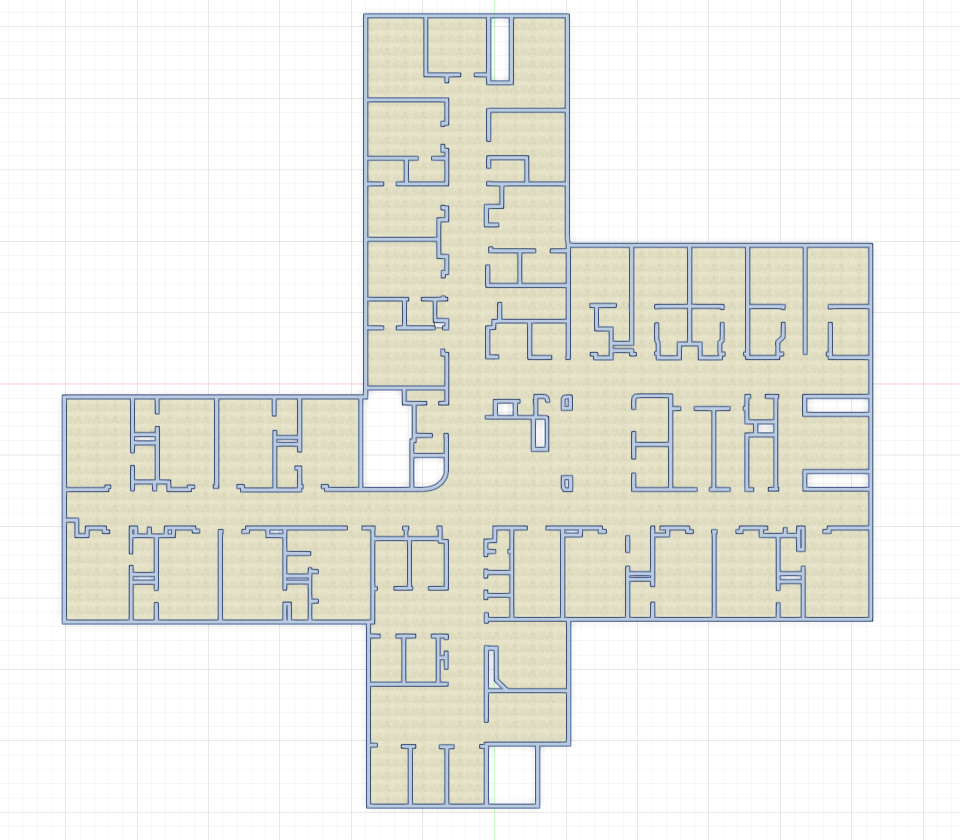
#> input picture maps/FA3/FA3_Top_View.png, 1920 x 1680 px, found by its file name (shown at 1/2 size)
$ python map_generator.py --map_vis_path ../maps/FA3/FA3_Top_View.png --comparison_vis_path ../maps/FA3/FA3_Top_View.png
#> lines starting #> are read from the running program, lines starting #| are printed output that depends on the picture; after the words box and inside, x2 and y2 are one past the last pixel; in counts of white or black regions, pixels touching at a corner belong together
import argparse
import cv2
import numpy as np
import matplotlib.pyplot as plt

class MapGenerator:
    def __init__(self, image_path: str, map_vis_path: str, comparison_vis_path: str, factor: int = 2, meters_per_pixel: float = 0.03534):
        self.image_path = image_path
        self.map_vis_path = map_vis_path
        self.comparison_vis_path = comparison_vis_path
        self.factor = factor
        self.meters_per_pixel = meters_per_pixel
        try:
            self.image, self.height, self.width = self._read_image()
        except Exception as e:
            print(f"Error reading image: {e}")

        self.map = self._detect_free_space()
        self.coarse = self._downsample_occupancy_maxpool()
        self.meters_per_cell = self.meters_per_pixel * self.factor
        print(f"Coarse map shape: {self.coarse.shape}, meters per cell: {self.meters_per_cell:.4f}")

    def _read_image(self):
        image = cv2.imread(self.image_path)
#> image is the input picture: shape (1680, 1920, 3); mean B, G, R 228.4, 235.5, 235.2
        height, width = image.shape[:2]
#> height = 1680; width = 1920
#> in __init__, `self.image, self.height, self.width = self._read_image()`: self.height = 1680; self.width = 1920

        return image, height, width

    def _detect_free_space(self):
        hsv = cv2.cvtColor(self.image, cv2.COLOR_BGR2HSV)
#> hsv: shape (1680, 1920, 3); mean H, S, V 18, 16.8, 238.7

        cy0, cy1 = int(self.height*0.30), int(self.height*0.70)
#> cy0 = 504; cy1 = 1176
        cx0, cx1 = int(self.width*0.30), int(self.width*0.70)
#> cx0 = 576; cx1 = 1344
        center_patch = hsv[cy0:cy1, cx0:cx1].reshape(-1, 3)

        # Use robust percentiles from the center to capture the beige texture range
        lowH, lowS, lowV = np.percentile(center_patch, 5, axis=0)
#> lowH = 0; lowS = 0; lowV = 165
        hiH,  hiS,  hiV  = np.percentile(center_patch, 95, axis=0)
#> hiH = 108; hiS = 69; hiV = 255

        # Add a small safety margin; clamp to HSV limits (OpenCV Hue in [0,179])
        padH, padS, padV = 5, 15, 15
        floor_low  = np.array([max(0,   lowH - padH), max(0,   lowS - padS), max(0,   lowV - padV)], dtype=np.uint8)
#> floor_low = [0, 0, 150]
        floor_high = np.array([min(179, hiH  + padH), min(255, hiS  + padS), min(255, hiV  + padV)], dtype=np.uint8)
#> floor_high = [113, 84, 255]

        floor_mask = cv2.inRange(hsv, floor_low, floor_high) # 255 on floor, 0 elsewhere
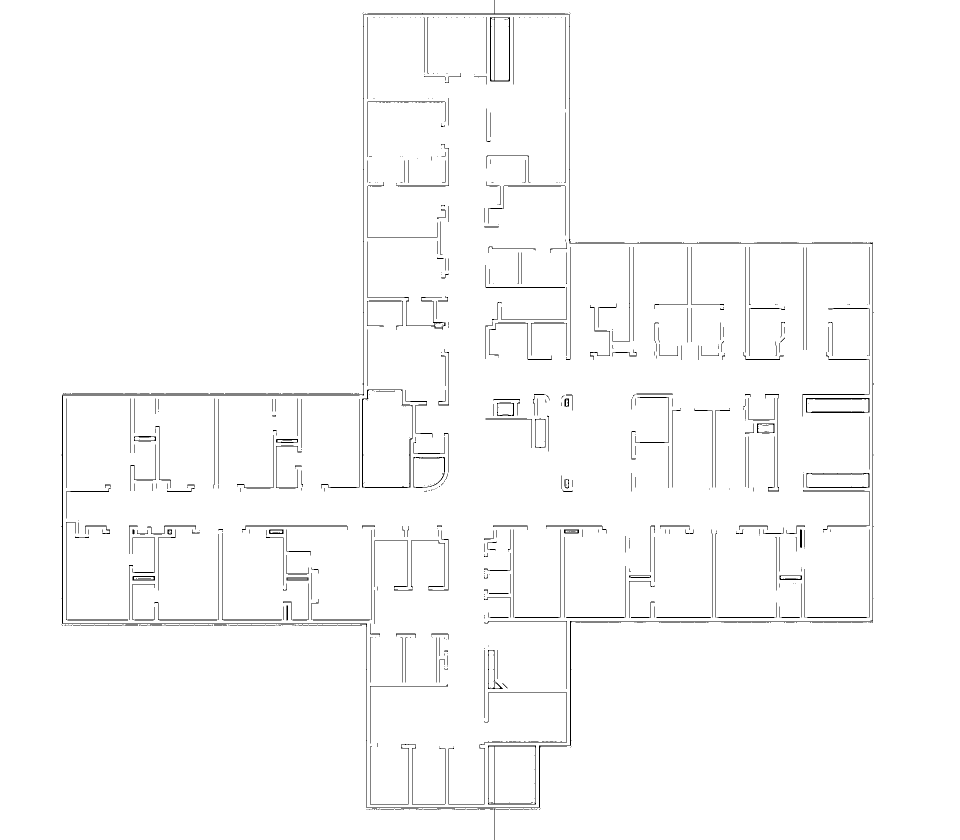
#> floor_mask: shape (1680, 1920) (shown at 1/2 size); 98.4% white; black in thin lines or dots, all inside (x1, y1, x2, y2) = (122, 0, 1748, 1680)

        # Fixed, tight-ish blue range: adjust if your blueprint's blue differs.
        blue_low  = np.array([95, 60, 50], dtype=np.uint8)   # H in [95, 135] ≈ blue; S,V thresholds keep only the colored ink
        blue_high = np.array([135, 255, 255], dtype=np.uint8)
        wall_mask = cv2.inRange(hsv, blue_low, blue_high)    # 255 on walls (exact pixels)
#> wall_mask: shape (1680, 1920); 3.3% white; 35 white regions (1 under 20 px), largest, box (x1, y1, x2, y2) and area: (132, 34, 1739, 1609) 74461, (123, 26, 1747, 1618) 14481, (1262, 787, 1396, 984) 2751

        floor_mask[wall_mask > 0] = 0  # Remove any wall pixels from floor mask
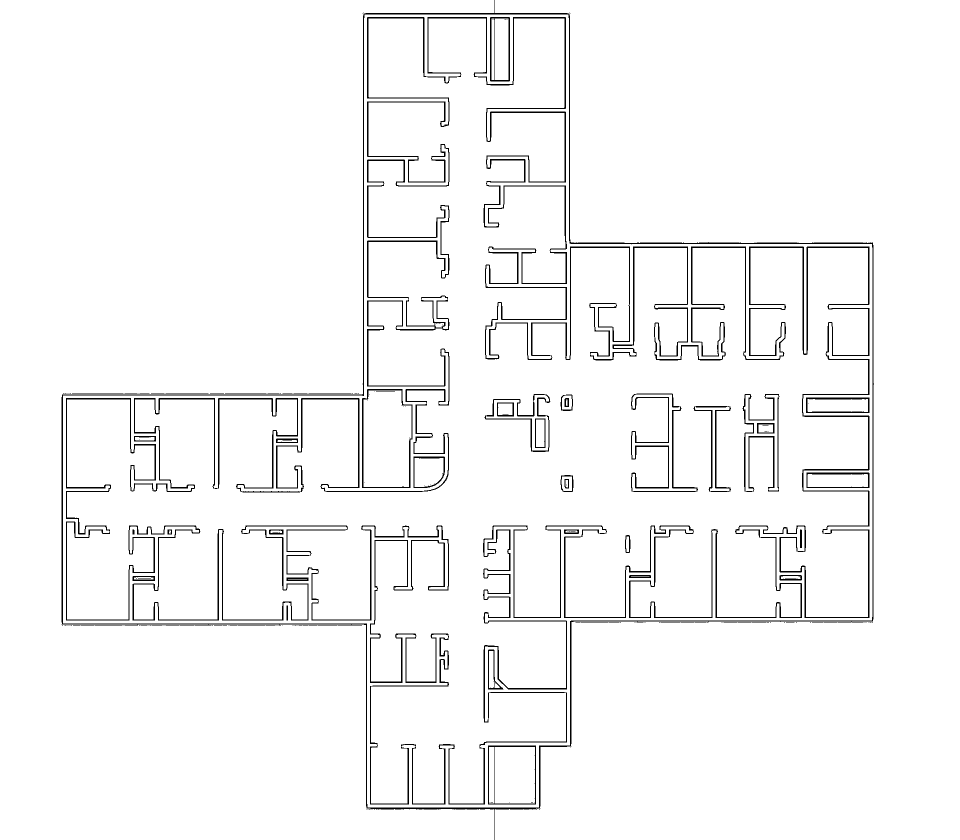
#> floor_mask: shape (1680, 1920) (shown at 1/2 size); 96.6% white; 222 black regions (148 under 20 px), largest, box (x1, y1, x2, y2) and area: (132, 34, 1739, 1609) 75101, (123, 0, 1748, 1680) 15255, (1262, 787, 1396, 984) 2751

        occ = np.full((self.height, self.width), 0, np.int8)   # free by default
#> occ: shape (1680, 1920) int8; every value is 0
        occ[floor_mask > 0] = 0              # free where beige floor is
        occ[wall_mask  > 0] = 1              # occupied where blue ink is
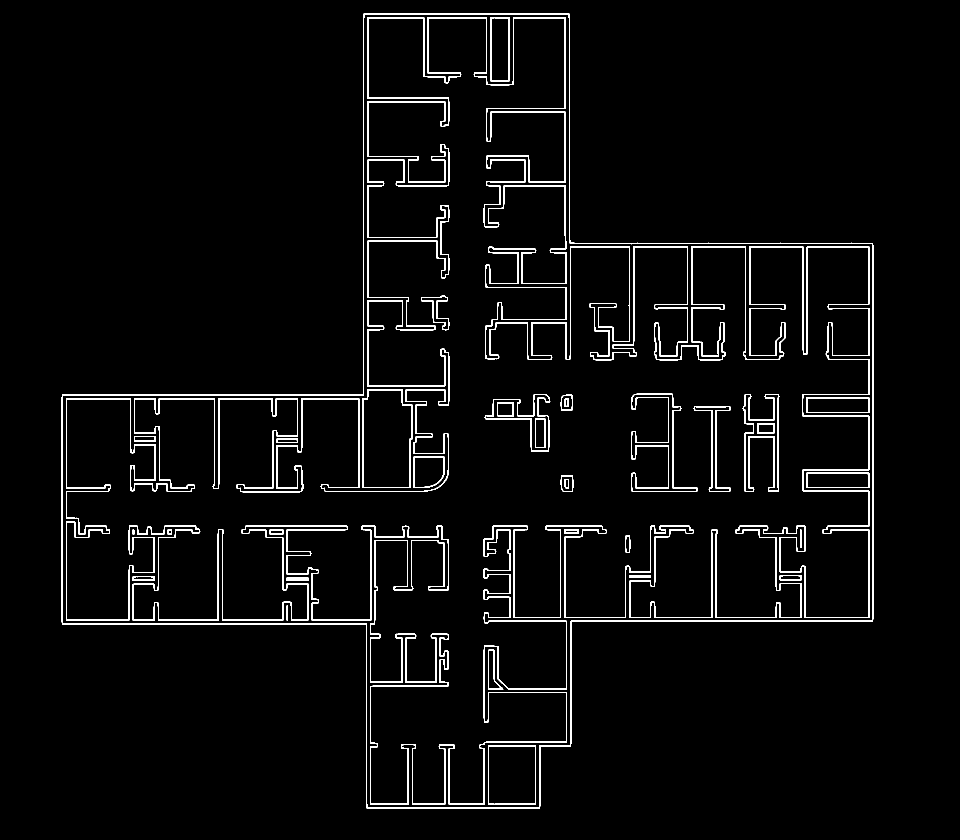
#> occ: shape (1680, 1920) int8 (shown at 1/2 size); values 0 (black) and 1 (white), 3.3% white; 35 white regions (1 under 20 px), largest, box (x1, y1, x2, y2) and area: (132, 34, 1739, 1609) 74461, (123, 26, 1747, 1618) 14481, (1262, 787, 1396, 984) 2751

        return occ

    def get_pixel_values_at_row(self, y: int):
        if y < 0 or y >= self.height:
            raise ValueError("y coordinate is out of bounds")
        return self.map[y, :]

    def get_pixel_values_at_column(self, x: int):
        if x < 0 or x >= self.width:
            raise ValueError("x coordinate is out of bounds")
        return self.map[:, x]

    def _pad_to_multiple(self, factor: int, pad_val: int = 0):
        """Pad bottom/right so height and width are multiples of factor."""
#> called with factor = 2, pad_val = 1
        H, W = self.map.shape
#> H = 1680; W = 1920
        pad_h = (factor - H % factor) % factor
#> pad_h = 0
        pad_w = (factor - W % factor) % factor
#> pad_w = 0
        if pad_h or pad_w:
            temp_map = np.pad(self.map, ((0, pad_h), (0, pad_w)), constant_values=pad_val)
        else:
            temp_map = self.map.copy()
        return temp_map

    def _downsample_occupancy_maxpool(self) -> np.ndarray:
        """
        Downsample a binary occupancy grid by an integer factor using max-pooling.
        occ: 2D array with 1=occupied, 0=free
        factor: integer spatial reduction (e.g., 2, 4, 8)
        """
        assert self.factor >= 1 and self.factor == int(self.factor)
        if self.factor == 1:
            return self.map.copy()
        a = self._pad_to_multiple(self.factor, pad_val=1)  # pad with occupied to be conservative at edges
        H, W = a.shape
#> H = 1680; W = 1920
        a = a.reshape(H//self.factor, self.factor, W//self.factor, self.factor)
        # max over each block -> occupied if any pixel occupied
        coarse = a.max(axis=(1,3)).astype(np.uint8)
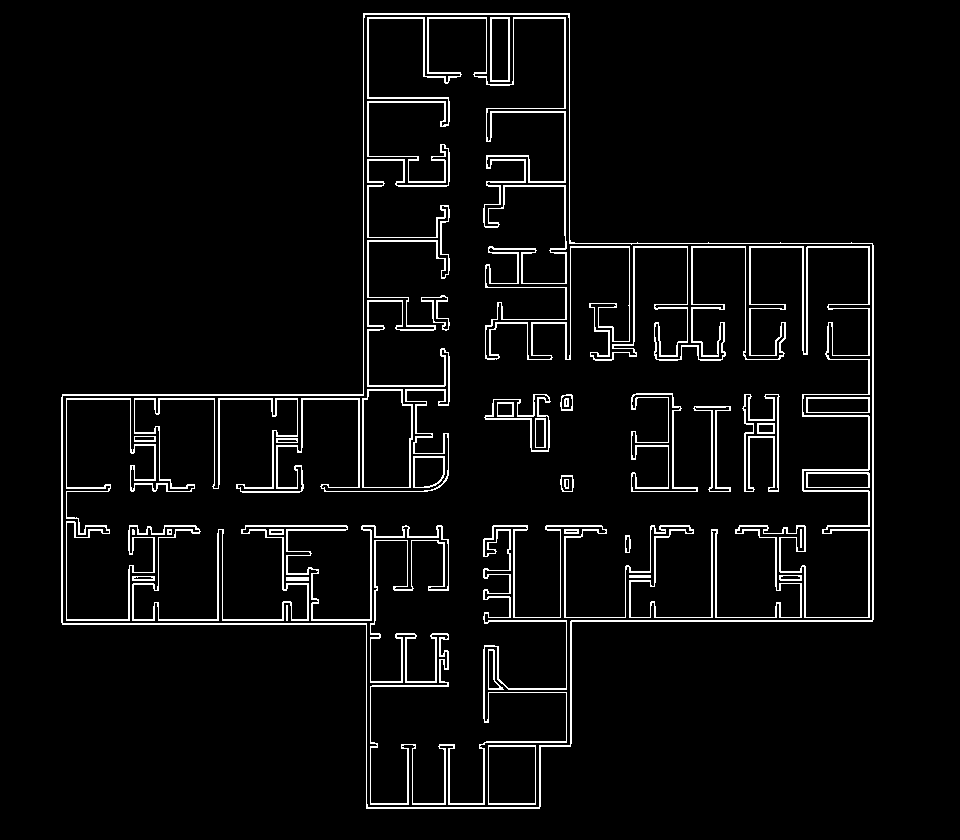
#> coarse: shape (840, 960); values 0 (black) and 1 (white), 4.7% white in thin lines or dots, all inside (x1, y1, x2, y2) = (61, 13, 874, 809)
#| Coarse map shape: (840, 960), meters per cell: 0.0707
        return coarse

    def visualize_map(self, points=None):
        vis = np.zeros((self.height, self.width), np.uint8)
        vis[self.map == -1] = 255
        vis[self.map ==  0] = 255
        vis[self.map ==  1] = 0

        if points:
            for point in points:
                plt.plot(point[0], point[1], 'ro', markersize=1)

        plt.figure(figsize=(8,8))
        plt.imshow(vis, cmap='gray', origin="upper")
        plt.savefig(self.map_vis_path if self.map_vis_path else "map_visualization.png")
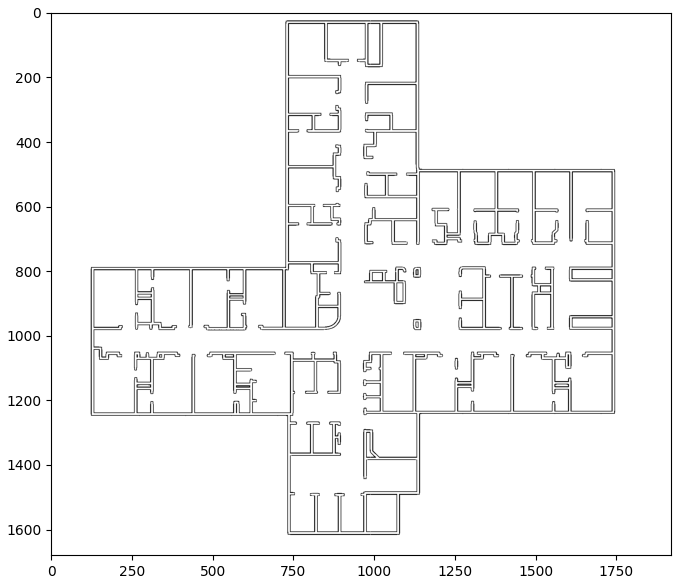
#> figure drawn by matplotlib, 1 panel
        plt.close()
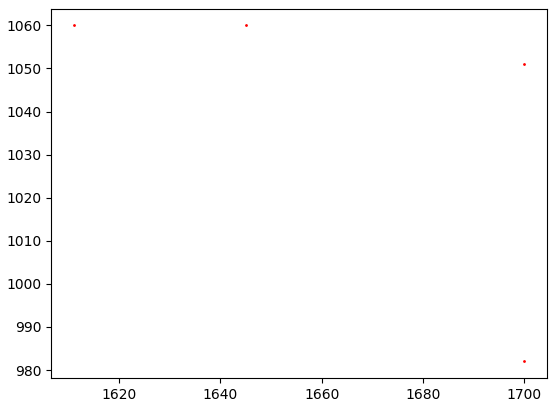
#> figure drawn by matplotlib, 1 panel

    def compare_maps(self):
        plt.figure(figsize=(14,5))

        plt.subplot(1,2,1)
        plt.imshow(self.map, cmap="gray_r", origin="upper")
        plt.title("Original grid")
        plt.axis("off")

        plt.subplot(1,2,2)
        plt.imshow(self.coarse, cmap="gray_r", origin="upper")
        ttl = f"Downsampled (factor={self.factor}"
        if self.meters_per_cell is not None:
            ttl += f", ~{self.meters_per_cell:.3f} m/cell"
        ttl += ")"
        plt.title(ttl)
        plt.axis("off")

        plt.tight_layout()
        plt.savefig(self.comparison_vis_path if self.comparison_vis_path else "map_comparison.png")
        plt.close()

    def save_downsampled_map(self, path: str):
        np.save(path, self.coarse)
        print(f"Map saved to {path}")


if __name__ == "__main__":
    parser = argparse.ArgumentParser()
    parser.add_argument("--image_path", type=str, default="maps/FA3/FA3_Top_View.png", help="Path to the input image")
    parser.add_argument("--map_vis_path", type=str, default="results/map_visualization.png", help="Path to save the map visualization")
    parser.add_argument("--comparison_vis_path", type=str, default="results/comparison_visualization.png", help="Path to save the comparison visualization")
    parser.add_argument("--map_path", type=str, default="maps/FA3/occupancy_map.npy", help="Path to save the occupancy map")
    parser.add_argument("--factor", type=int, default=2, help="Downsampling factor")
    parser.add_argument("--meters_per_pixel", type=float, default=0.03534, help="Meters per pixel in the original image")
    args = parser.parse_args()

    generator = MapGenerator(image_path=args.image_path,
                             map_vis_path=args.map_vis_path,
                             comparison_vis_path=args.comparison_vis_path,
                             factor=args.factor,
                             meters_per_pixel=args.meters_per_pixel)
    points = [(1645, 1060), (1611, 1060), (1700, 982), (1700, 1051)]  # Example points to overlay
    generator.visualize_map(points)
    generator.compare_maps()
    generator.save_downsampled_map(args.map_path)
